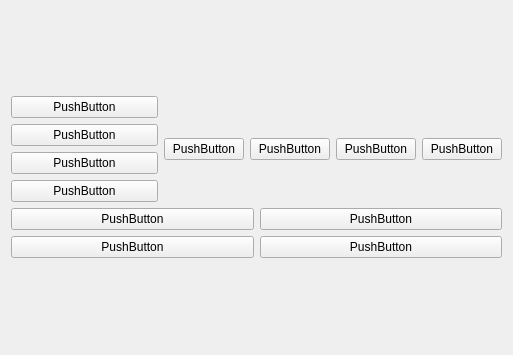
<?xml version="1.0" encoding="UTF-8"?>
<ui version="4.0">
 <class>Form</class>
 <widget class="QWidget" name="Form">
  <property name="geometry">
   <rect>
    <x>0</x>
    <y>0</y>
    <width>513</width>
    <height>355</height>
   </rect>
  </property>
  <property name="windowTitle">
   <string>Form</string>
  </property>
  <layout class="QVBoxLayout" name="verticalLayout_3">
   <item>
    <layout class="QVBoxLayout" name="verticalLayout_2">
     <item>
      <layout class="QHBoxLayout" name="horizontalLayout_2">
       <item>
        <layout class="QVBoxLayout" name="verticalLayout">
         <item>
          <widget class="QPushButton" name="pushButton">
           <property name="text">
            <string>PushButton</string>
           </property>
          </widget>
         </item>
         <item>
          <widget class="QPushButton" name="pushButton_3">
           <property name="text">
            <string>PushButton</string>
           </property>
          </widget>
         </item>
         <item>
          <widget class="QPushButton" name="pushButton_5">
           <property name="text">
            <string>PushButton</string>
           </property>
          </widget>
         </item>
         <item>
          <widget class="QPushButton" name="pushButton_6">
           <property name="text">
            <string>PushButton</string>
           </property>
          </widget>
         </item>
        </layout>
       </item>
       <item>
        <layout class="QHBoxLayout" name="horizontalLayout">
         <item>
          <widget class="QPushButton" name="pushButton_7">
           <property name="text">
            <string>PushButton</string>
           </property>
          </widget>
         </item>
         <item>
          <widget class="QPushButton" name="pushButton_2">
           <property name="text">
            <string>PushButton</string>
           </property>
          </widget>
         </item>
         <item>
          <widget class="QPushButton" name="pushButton_4">
           <property name="text">
            <string>PushButton</string>
           </property>
          </widget>
         </item>
         <item>
          <widget class="QPushButton" name="pushButton_8">
           <property name="text">
            <string>PushButton</string>
           </property>
          </widget>
         </item>
        </layout>
       </item>
      </layout>
     </item>
     <item>
      <layout class="QGridLayout" name="gridLayout">
       <item row="0" column="1">
        <widget class="QPushButton" name="pushButton_9">
         <property name="text">
          <string>PushButton</string>
         </property>
        </widget>
       </item>
       <item row="1" column="0">
        <widget class="QPushButton" name="pushButton_11">
         <property name="text">
          <string>PushButton</string>
         </property>
        </widget>
       </item>
       <item row="1" column="1">
        <widget class="QPushButton" name="pushButton_10">
         <property name="text">
          <string>PushButton</string>
         </property>
        </widget>
       </item>
       <item row="0" column="0">
        <widget class="QPushButton" name="pushButton_12">
         <property name="text">
          <string>PushButton</string>
         </property>
        </widget>
       </item>
      </layout>
     </item>
    </layout>
   </item>
  </layout>
 </widget>
 <resources/>
 <connections/>
</ui>
